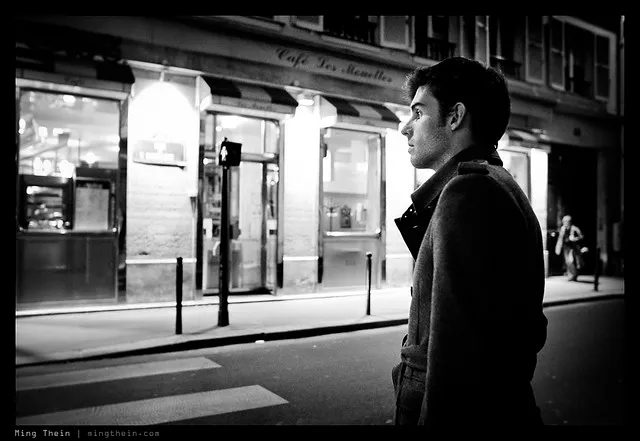
#> input picture 1.Basic Image Processing/input image.webp, 640 x 441 px, found by its file name
$ python Image_Enhancement.py   (older library calls are emulated)
#> lines starting #> are read from the running program, lines starting #| are printed output that depends on the picture
import cv2
import numpy as np
import matplotlib.pyplot as plt
from google.colab import files
from google.colab.patches import cv2_imshow

# Upload image
uploaded = files.upload()
#> the answer given: input image.webp
image_name = list(uploaded.keys())[0]
img = cv2.imread(image_name)
#> img is the input picture: shape (441, 640, 3); mean B, G, R 82.9, 82.9, 82.9

# --- Image Enhancement Techniques ---

# 1. Color Space Conversion
gray = cv2.cvtColor(img, cv2.COLOR_BGR2GRAY)
hsv = cv2.cvtColor(img, cv2.COLOR_BGR2HSV)
#> hsv: shape (441, 640, 3); mean H, S, V 1.6, 0, 82.9

# 2. Histogram Equalization (on Grayscale)
hist_eq = cv2.equalizeHist(gray)
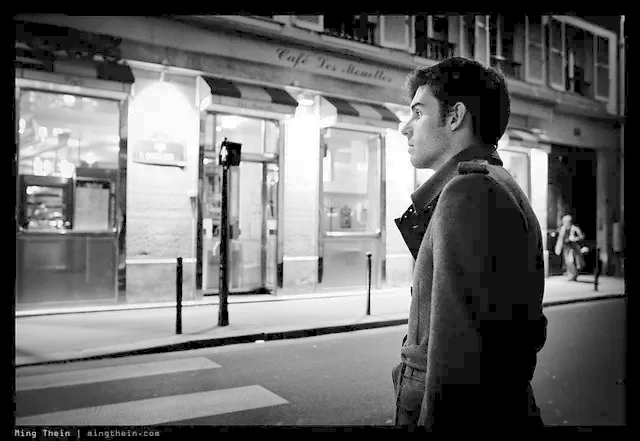
#> hist_eq: shape (441, 640); min 0, max 255, mean 107.5

# 3. Smoothing Filters
gaussian_blur = cv2.GaussianBlur(img, (5, 5), 0)
median_blur = cv2.medianBlur(img, 5)

# 4. Gradient Computation
sobelx = cv2.Sobel(gray, cv2.CV_64F, 1, 0, ksize=3)
sobely = cv2.Sobel(gray, cv2.CV_64F, 0, 1, ksize=3)
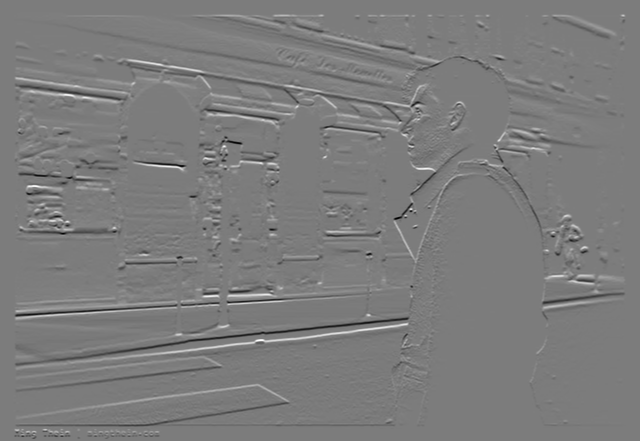
#> sobely: shape (441, 640) float64; min -971, max 1016, mean 0; drawn with min black and max white
laplacian = cv2.Laplacian(gray, cv2.CV_64F)
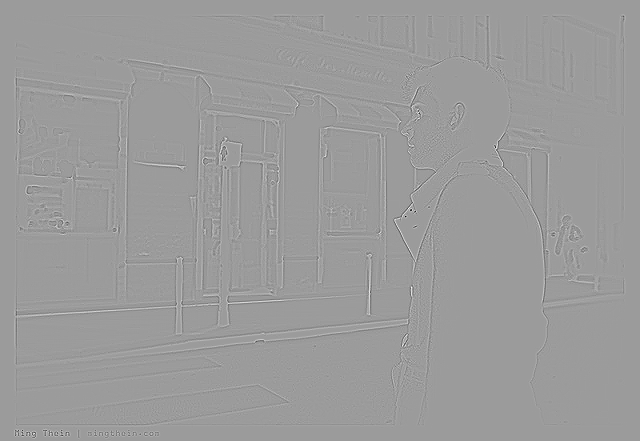
#> laplacian: shape (441, 640) float64; min -715, max 457, mean 0; drawn with min black and max white

# Convert gradient images to 8-bit unsigned integers for display
sobelx_disp = cv2.convertScaleAbs(sobelx)
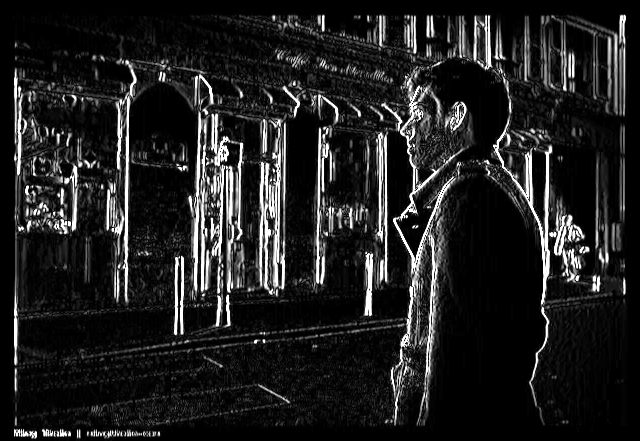
#> sobelx_disp: shape (441, 640); min 0, max 255, mean 32.5
sobely_disp = cv2.convertScaleAbs(sobely)
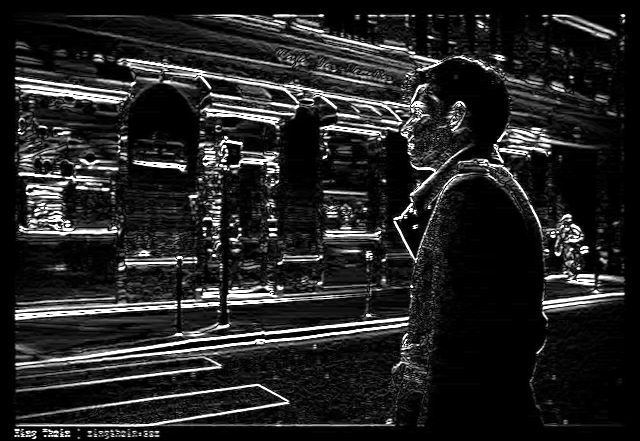
#> sobely_disp: shape (441, 640); min 0, max 255, mean 36.4
laplacian_disp = cv2.convertScaleAbs(laplacian)

# 5. Edge Detection using Canny
edges = cv2.Canny(gray, 100, 200)
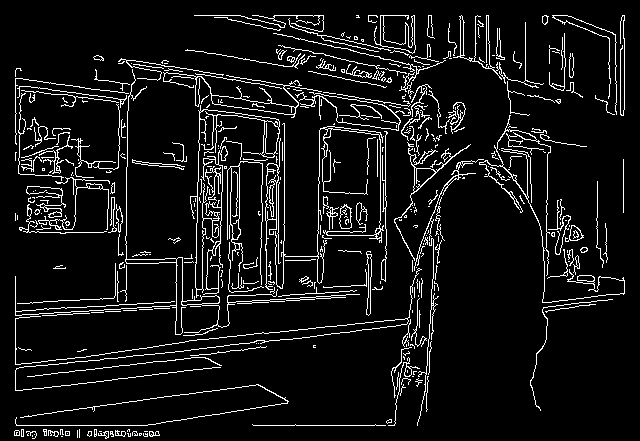
#> edges: shape (441, 640); 8% white in thin lines or dots

# --- Display Results ---

titles = ['Original', 'Grayscale', 'HSV', 'Histogram Equalized',
          'Gaussian Blur', 'Median Blur', 'Sobel X', 'Sobel Y',
          'Laplacian', 'Canny Edge Map']
images = [img, gray, hsv, hist_eq, gaussian_blur, median_blur,
          sobelx_disp, sobely_disp, laplacian_disp, edges]

plt.figure(figsize=(15, 10))
for i in range(len(titles)):
    plt.subplot(2, 5, i + 1)
    if titles[i] in ['HSV', 'Original', 'Gaussian Blur', 'Median Blur']:
        plt.imshow(cv2.cvtColor(images[i], cv2.COLOR_BGR2RGB))
    else:
        plt.imshow(images[i], cmap='gray')
    plt.title(titles[i])
    plt.axis('off')

plt.tight_layout()
plt.show()
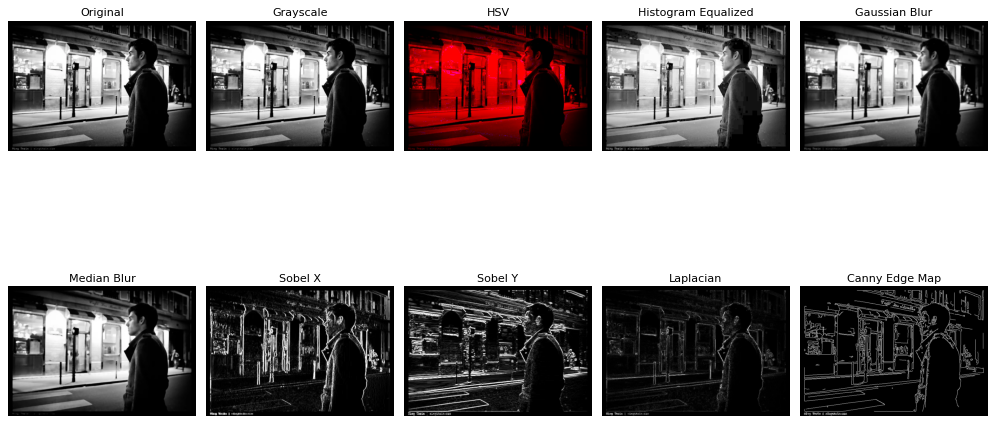
#> figure drawn by matplotlib, 10 panels
